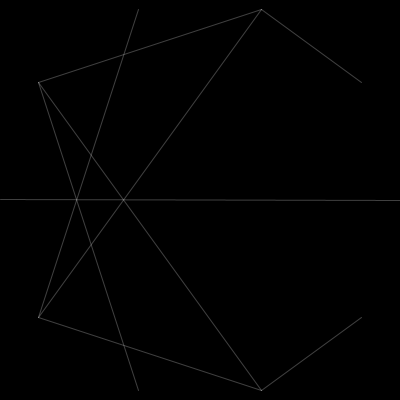
Frame 1 (no input)
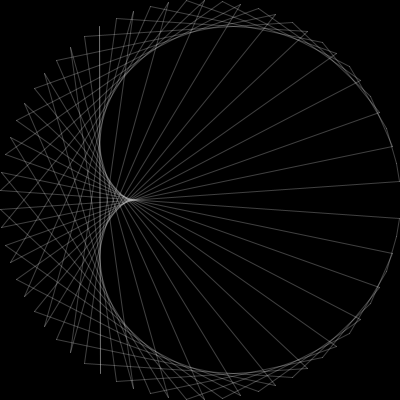
Frame 60 (the mouse pressed at the canvas centre just before this capture)
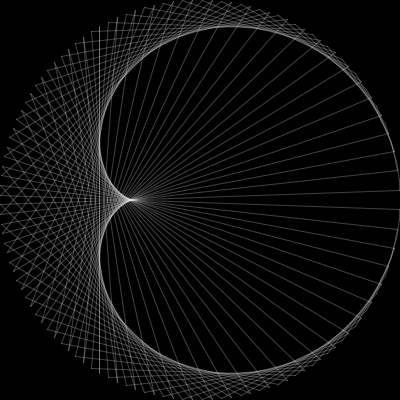
Frame 120 (the mouse held since frame 60 and released just before this capture)

The Processing sketch that drew these frames (run headless with seeded random() and noise(); from frame 60 on, the mouse is pressed at the canvas centre):

// Processing sketch: picircs
// ── picircs.pde
float modulo = 10;
float modLimit = 250;
float stepAngle, radius;
float cx, cy;
float tt = 2;
ArrayList<PVector> circlePoints = new ArrayList<PVector>();
void setup() {
  size(400, 400);


  //frameRate(6);

  background(0);
}

void drawCircle() {
  stroke(255);
  fill(255);
  circlePoints.clear();
  stepAngle = TWO_PI / modulo;
  radius = (width / 2);// - (width / 8);
  cx = width / 2;
  cy = height / 2;
  float x, y;
  for (float a = 0; a < TWO_PI; a += stepAngle) {

    x = cx + radius * cos(a);
    y = cy + radius * sin(a);
    PVector p = new PVector(x, y);
    circlePoints.add(p);
    //ellipse(x, y, 3, 3);
  }
  stroke(255,64);
  for (float i = 0; i < modulo; i += 1) {
    float answer = (tt * i) % modulo;
    PVector from = circlePoints.get((int)i);
    PVector to = circlePoints.get((int)answer);
    
    line(from.x, from.y, to.x, to.y);
  }
}

void draw() {
  background(0);
  drawCircle();
  //tt += 1;
  modulo += 1;
  
  if (modulo > modLimit) {
    modulo = 10;
    tt += 1;
  }
  
}
